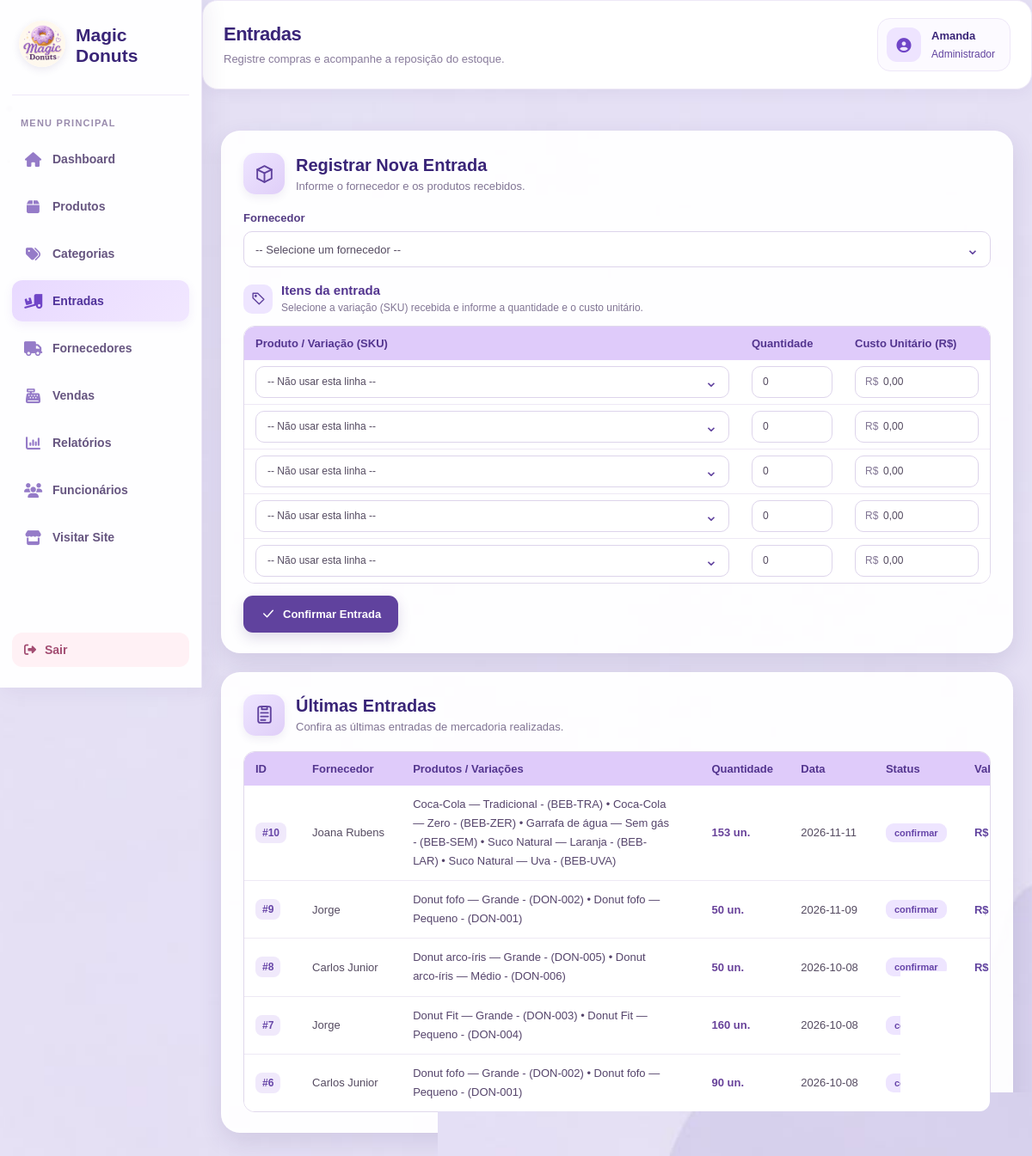
The page /index.php?controller=entrada&action=index (signed in) on the database its author committed.
### tables this page shows
CREATE TABLE `entrada_mercadoria` (
  `id` int(11) NOT NULL,
  `fornecedor_id` int(11) NOT NULL,
  `data` date NOT NULL,
  `status` enum('rascunho','confirmar') NOT NULL DEFAULT 'rascunho',
  `valor_total` decimal(10,2) NOT NULL DEFAULT 0.00
);

CREATE TABLE `fornecedor` (
  `id` int(11) NOT NULL,
  `nome` varchar(100) NOT NULL,
  `cnpj` varchar(20) NOT NULL,
  `telefone` varchar(20) DEFAULT NULL,
  `email` varchar(100) DEFAULT NULL,
  `endereco` varchar(255) DEFAULT NULL,
  `cep` varchar(9) DEFAULT NULL,
  `ativo` tinyint(1) NOT NULL DEFAULT 1
);

### controllers/EntradaController.php (called while the page is built, shortened)
<?php
require_once __DIR__ . '/../models/Entrada.php';
class EntradaController
{
    public function index(): void
    {
        $model = new Entrada();
        $entradas = $model->listarComFornecedor();
        require __DIR__ . '/../views/entradas.php';
    }
}

### index.php (called while the page is built, shortened)
<?php
require_once __DIR__ . '/config/db.php';
$controller = $_GET['controller'] ?? 'auth';
$action = $_GET['action'] ?? 'form';
switch ($controller) {
    case 'entrada':
        require_once __DIR__ . '/controllers/EntradaController.php';
        $c = new EntradaController();
        break;
}
$c->$action();

### config/db.php (called while the page is built)
<?php
class Database
{
private static $conn = null;
public static function getConnection()
{
    if (self::$conn === null) {
        try {
self::$conn = new PDO(
"mysql:host=localhost;dbname=magicdonuts;charset=utf8mb4",
"root",
"",
    [
    PDO::ATTR_ERRMODE => PDO::ERRMODE_EXCEPTION,
    PDO::ATTR_DEFAULT_FETCH_MODE => PDO::FETCH_ASSOC
    ]
);
} catch (PDOException $e) {
 die("Erro ao conectar ao banco de dados:" . $e->getMessage());
}
}
return self::$conn;
}
}

### models/Entrada.php (called while the page is built, shortened)
<?php
require_once __DIR__ . '/../config/db.php';
class Entrada
{
    private PDO $conn;
    public function __construct()
    {
        $this->conn = Database::getConnection();
    }
    public function listarComFornecedor(): array
    {
        $sql = "
            SELECT
                em.id,
                em.data,
                em.status,
                em.valor_total,
                f.nome AS fornecedor_nome,
                COALESCE(itens.quantidade_total, 0) AS quantidade_total,
                COALESCE(itens.produtos_variacoes, '') AS produtos_variacoes,
                nf.id AS nota_fiscal_id
            FROM entrada_mercadoria em
            INNER JOIN fornecedor f
                ON f.id = em.fornecedor_id
            LEFT JOIN nota_fiscal_entrada nf
                ON nf.entrada_id = em.id
            LEFT JOIN (
                SELECT
                    ei.entrada_id,
                    SUM(ei.quantidade) AS quantidade_total,
                    GROUP_CONCAT(
                        DISTINCT CONCAT(
                            p.nome,
                            ' — ',
                            v.opcao,
                            ' - (',
                            v.sku,
                            ')'
                        )
                        ORDER BY p.nome, v.opcao
                        SEPARATOR ' • '
                    ) AS produtos_variacoes
                FROM entrada_item ei
                INNER JOIN variacao v
                    ON v.id = ei.variacao_id
                INNER JOIN produto p
                    ON p.id = v.produto_id
                GROUP BY ei.entrada_id
            ) itens
                ON itens.entrada_id = em.id
            ORDER BY em.id DESC
        ";
        return $this->conn
            ->query($sql)
            ->fetchAll(PDO::FETCH_ASSOC);
    }
}

### views/entradas.php (the view, shortened to what this page needs)
<?php
$entradas = $entradas ?? [];
require_once __DIR__ . '/layout/inicio.php';
?>
<div class="entradas-container">
    <div class="entrada-card">
        <div class="entrada-card-title">
            <div class="entrada-icon">
                <svg viewBox="0 0 24 24" fill="none" xmlns="http://www.w3.org/2000/svg">
                    <path d="M4 7L12 3L20 7L12 11L4 7Z"/>
                    <path d="M4 7V17L12 21L20 17V7"/>
                    <path d="M12 11V21"/>
                </svg>
            </div>
            <div>
                <h2>Registrar Nova Entrada</h2>
                <p>Informe o fornecedor e os produtos recebidos.</p>
            </div>
        </div>
        <form method="post" action="index.php?controller=entrada&action=salvar">
            <div class="entrada-campo">
                <label for="fornecedor_id">Fornecedor</label>
                <div class="entrada-select">
                    <select
                        class="entrada-input"
                        name="fornecedor_id"
                        id="fornecedor_id"
                        required
                    >
                        <option value="">-- Selecione um fornecedor --</option>
                    </select>
                    <span class="entrada-seta">⌄</span>
                </div>
            </div>
            <div class="entrada-itens-titulo">
                <div class="entrada-mini-icon">
                    <svg viewBox="0 0 24 24" fill="none" xmlns="http://www.w3.org/2000/svg">
                        <path d="M20 13L13 20L4 11V4H11L20 13Z"/>
                        <circle cx="8" cy="8" r="1"/>
                    </svg>
                </div>
                <div>
                    <h3>Itens da entrada</h3>
                    <p>
                        Selecione a variação (SKU) recebida e informe
                        a quantidade e o custo unitário.
                    </p>
                </div>
            </div>
            <div class="entrada-table-wrapper">
                <table class="entrada-table" id="tabela-itens">
                    <thead>
                        <tr>
                            <th>Produto / Variação (SKU)</th>
                            <th class="entrada-col-quantidade">Quantidade</th>
                            <th class="entrada-col-custo">Custo Unitário (R$)</th>
                        </tr>
                    </thead>
                    <tbody>
                        <?php for ($linha = 0; $linha < 5; $linha++): ?>
                            <tr>
                                <td>
                                    <div class="entrada-select">
                                        <select
                                            class="entrada-input"
                                            name="variacao_id[]"
                                        >
                                            <option value="">
                                                -- Não usar esta linha --
                                            </option>
                                        </select>
                                        <span class="entrada-seta">⌄</span>
                                    </div>
                                </td>
                                <td>
                                    <input
                                        class="entrada-input entrada-numero"
                                        type="number"
                                        min="0"
                                        name="quantidade[]"
                                        value="0"
                                    >
                                </td>
                                <td>
                                    <div class="entrada-preco">
                                        <span>R$</span>
                                        <input
                                            class="entrada-input"
                                            type="text"
                                            name="custo_unitario[]"
                                            value="0,00"
                                            inputmode="decimal"
                                        >
                                    </div>
                                </td>
                            </tr>
                        <?php endfor; ?>
                    </tbody>
                </table>
            </div>
            <div class="entrada-actions">
                <button class="entrada-btn-primary" type="submit">
                    <svg viewBox="0 0 24 24" fill="none" xmlns="http://www.w3.org/2000/svg">
                        <path d="M5 12L10 17L19 7"/>
                    </svg>
                    Confirmar Entrada
                </button>
            </div>
        </form>
    </div>
    <div class="entrada-card">
        <div class="entrada-card-title entrada-historico-title">
            <div class="entrada-icon">
                <svg viewBox="0 0 24 24" fill="none" xmlns="http://www.w3.org/2000/svg">
                    <rect x="5" y="3" width="14" height="18" rx="2"/>
                    <path d="M9 3H15V6H9V3Z"/>
                    <path d="M8 10H16"/>
                    <path d="M8 14H16"/>
                    <path d="M8 18H13"/>
                </svg>
            </div>
            <div>
                <h2>Últimas Entradas</h2>
                <p>Confira as últimas entradas de mercadoria realizadas.</p>
            </div>
        </div>
        <div class="entrada-table-wrapper">
            <table class="entrada-table entrada-historico-table">
                <thead>
                    <tr>
                        <th>ID</th>
                        <th>Fornecedor</th>
                        <th>Produtos / Variações</th>
                        <th>Quantidade</th>
                        <th>Data</th>
                        <th>Status</th>
                        <th>Valor Total</th>
                    </tr>
                </thead>
                <tbody>
                    <?php if (empty($entradas)): ?>
                        <tr>
                            <td colspan="8">
                                Nenhuma entrada registrada.
                            </td>
                        </tr>
                    <?php else: ?>
                        <?php foreach ($entradas as $e): ?>
                            <tr>
                                <td>
                                    <span class="entrada-id">
                                        #<?= (int) $e['id'] ?>
                                    </span>
                                </td>
                                <td>
                                    <?= htmlspecialchars(
                                        $e['fornecedor_nome'],
                                        ENT_QUOTES,
                                        'UTF-8'
                                    ) ?>
                                </td>
                                <td>
                                    <span class="entrada-produtos">
                                        <?= htmlspecialchars(
                                            $e['produtos_variacoes'] ?? '',
                                            ENT_QUOTES,
                                            'UTF-8'
                                        ) ?>
                                    </span>
                                </td>
                                <td>
                                    <strong>
                                        <?= (int) ($e['quantidade_total'] ?? 0) ?> un.
                                    </strong>
                                </td>
                                <td>
                                    <?= htmlspecialchars(
                                        $e['data'],
                                        ENT_QUOTES,
                                        'UTF-8'
                                    ) ?>
                                </td>
                                <td>
                                    <span class="entrada-status">
                                        <?= htmlspecialchars(
                                            $e['status'],
                                            ENT_QUOTES,
                                            'UTF-8'
                                        ) ?>
                                    </span>
                                </td>
                                <td>
                                    <span class="entrada-valor">
                                        R$ <?= number_format(
                                            (float) $e['valor_total'],
                                            2,
                                            ',',
                                            '.'
                                        ) ?>
                                    </span>
                                </td>
                            </tr>
                        <?php endforeach; ?>
                    <?php endif; ?>
                </tbody>
            </table>
        </div>
    </div>
</div>
<?php require_once __DIR__ . '/layout/fim.php'; ?>

### rows shown on the page
entrada_mercadoria: id "10", fornecedor.nome "Joana Rubens", produtos_variacoes "Coca-Cola — Tradicional - (BEB-TRA) • Coca-Cola — Zero - (BEB-ZER) • Garrafa de água — Sem gás - (BEB-SEM) • Suco Natural — Laranja - (BEB-LAR) • Suco Natural — Uva - (BEB-UVA)", quantidade_total "153", data "2026-11-11", status "confirmar"
entrada_mercadoria: id "9", fornecedor.nome "Jorge", produtos_variacoes "Donut fofo — Grande - (DON-002) • Donut fofo — Pequeno - (DON-001)", quantidade_total "50", data "2026-11-09", status "confirmar"
entrada_mercadoria: id "8", fornecedor.nome "Carlos Junior", produtos_variacoes "Donut arco-íris — Grande - (DON-005) • Donut arco-íris — Médio - (DON-006)", quantidade_total "50", data "2026-10-08", status "confirmar"
entrada_mercadoria: id "7", fornecedor.nome "Jorge", produtos_variacoes "Donut Fit — Grande - (DON-003) • Donut Fit — Pequeno - (DON-004)", quantidade_total "160", data "2026-10-08", status "confirmar"
entrada_mercadoria: id "6", fornecedor.nome "Carlos Junior", produtos_variacoes "Donut fofo — Grande - (DON-002) • Donut fofo — Pequeno - (DON-001)", quantidade_total "90", data "2026-10-08", status "confirmar"

### other values the page prints
$item['titulo'] "Dashboard"
$item['titulo'] "Produtos"
$item['titulo'] "Categorias"
$item['titulo'] "Entradas"
$item['titulo'] "Fornecedores"
$item['titulo'] "Vendas"
$item['titulo'] "Relatórios"
$item['titulo'] "Funcionários"
$item['titulo'] "Visitar Site"
$tituloPagina "Entradas"
$descricaoPagina "Registre compras e acompanhe a reposição do estoque."
$nomeUsuario "Amanda"
